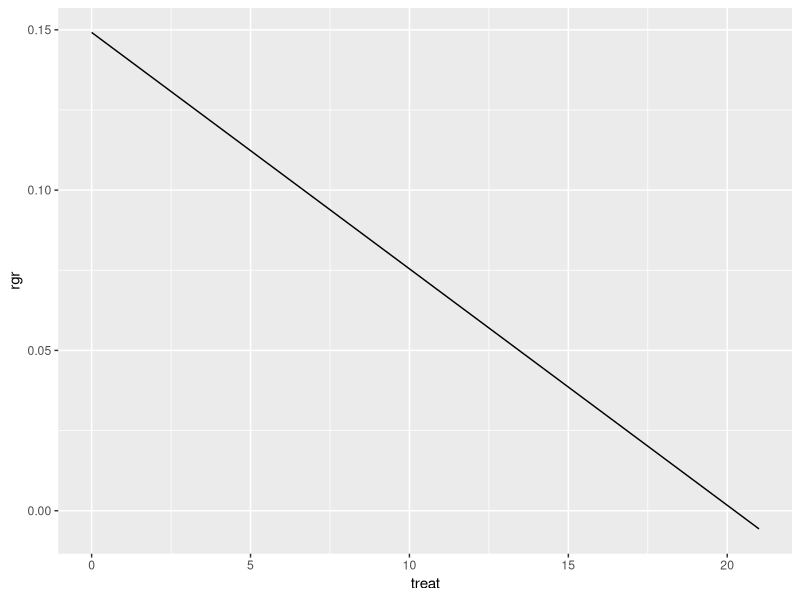

Write R code to recreate this figure.
##### Paper: water inundation sensitivity in dipterocarps
##### author: james margrove 
##### date: 29.01.2017

##### remove clutter 
rm(list=ls())

##### imported packaged 
require(ggplot2)
require(lme4)
require(foreach)
library("lmerTest")
################################################################################
data <- read.table("Data_dia,height,leafnumber ofor biomass calculation.txt",
                   header = TRUE);
str(data);

##### function to calculate rgr 
Frgr <- function (t1, t2, t) ( (log(t2)) - (log(t1))) / t;

##### calculating the growth rates 
dia_byT <- matrix(data$dia, nrow = 800);
rgr_dia_mat <- foreach(i = 1:4,
                       .combine = cbind) %do%
  Frgr(t1 = dia_byT[, 0 + i], t2 = dia_byT[, 1 + i], t = 21);

Drgr <- as.vector(rgr_dia_mat);

##### converting to a data frame 
dt <- data[data$cenus != 4, ];
dt$Drgr <- Drgr * 30;

##### Modelling the data 
growth_model1 <- lmer(Drgr ~
                 dia +
                 treat +
                 (1 | cenus) +
                 (1 | sp / mother) +
                 (1 | block),
               data = dt)

summary(growth_model1)

##### predicting the growth rates across treatments 

growth_preds <- expand.grid(dia = mean(dt$dia, na.rm = TRUE),
                     treat = seq(from = 0, to = 21, length = 100))

growth_preds$rgr <- predict(growth_model1,
                     newdata = growth_preds,
                     type = "response",
                     re.form = NA)

ggplot(growth_preds, aes(x = treat, y = rgr)) + 
  geom_line() 

##### min growth rate, and max growth rate 
min(growth_preds$rgr)
max(growth_preds$rgr)


##### Growth preds for diameter 
grw_pred_dia <- expand.grid(dia = seq(from = min(dt$dia, na.rm = T),
                                      to = max(dt$dia, na.rm = T),
                                      length = 100),
                            treat = 9)
